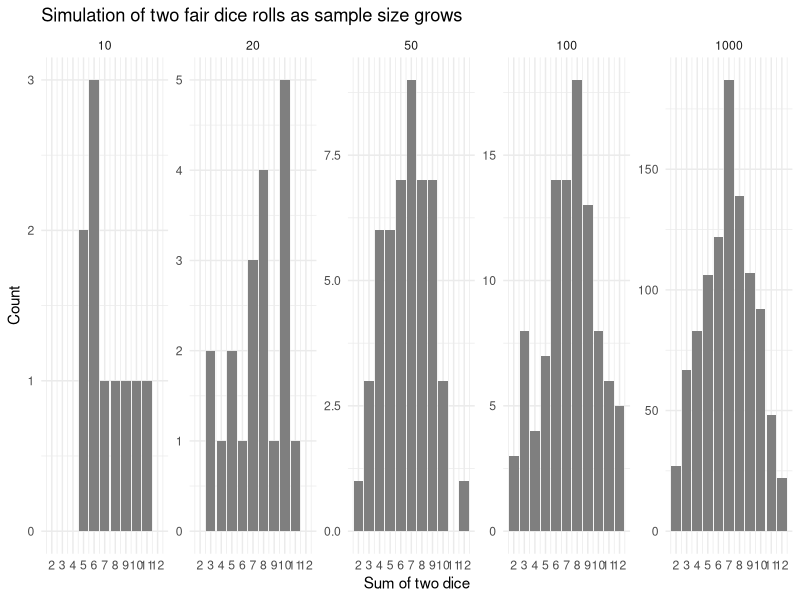

Here is the R script that generated this plot:
## ---- chunk 1
#| message: false
library(tidyverse)
## ---- chunk 2
#| cache: true
throw_dice <- function(n, weights = rep(1/6, 6)) {
  die1 <- sample(1:6, size = n, replace = TRUE, prob = weights)
  die2 <- sample(1:6, size = n, replace = TRUE, prob = weights)
  die1 + die2
}
## ---- chunk 3
set.seed(10)
tibble(n = c(10, 20, 50, 100, 1000)) |>
  mutate(sum = map(n, ~ throw_dice(.x))) |>
  unnest(cols = c(sum)) |>
  mutate(n = factor(n, levels = c(10, 20, 50, 100, 1000))) |>
  ggplot(aes(x = sum)) +
  geom_bar(fill = "grey50") +
  scale_x_continuous(breaks = 2:12) +
  facet_wrap(~ n, scales = "free_y", nrow = 1) +
  labs(title = "Simulation of two fair dice rolls as sample size grows",
       x = "Sum of two dice", y = "Count") +
  theme_minimal()
